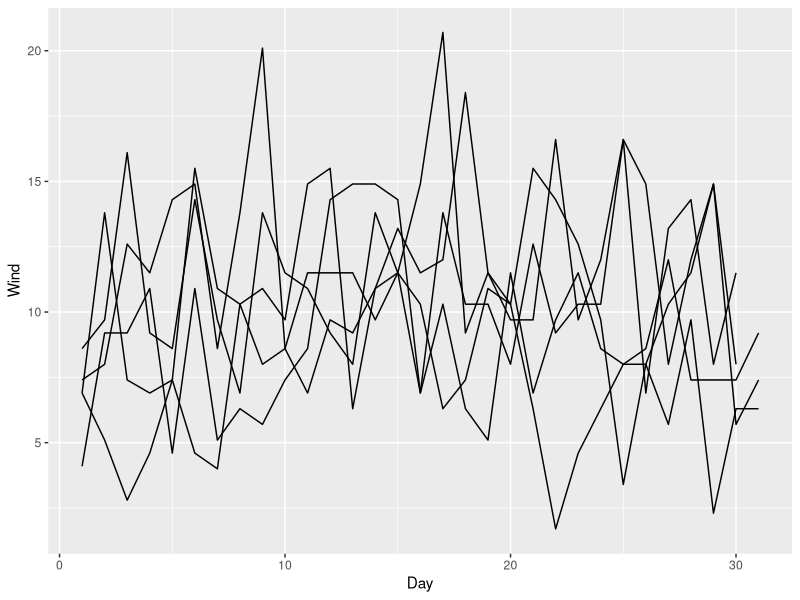
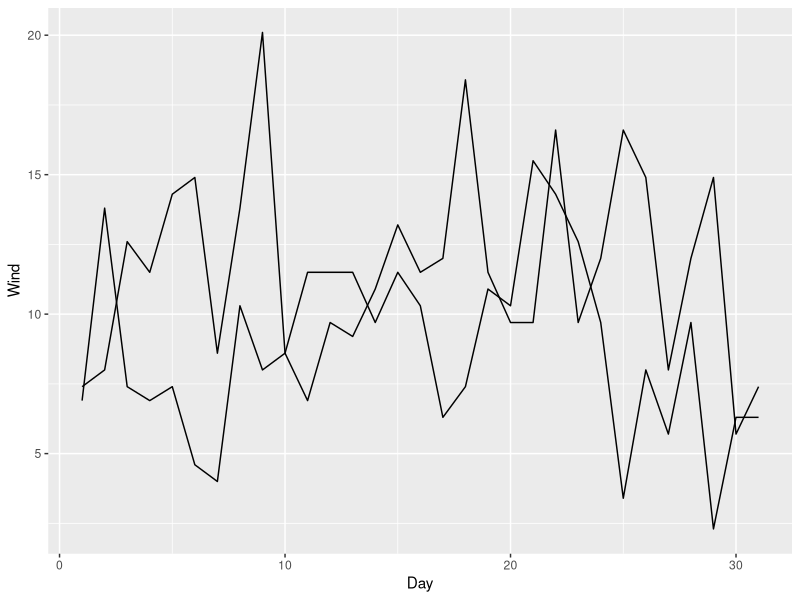
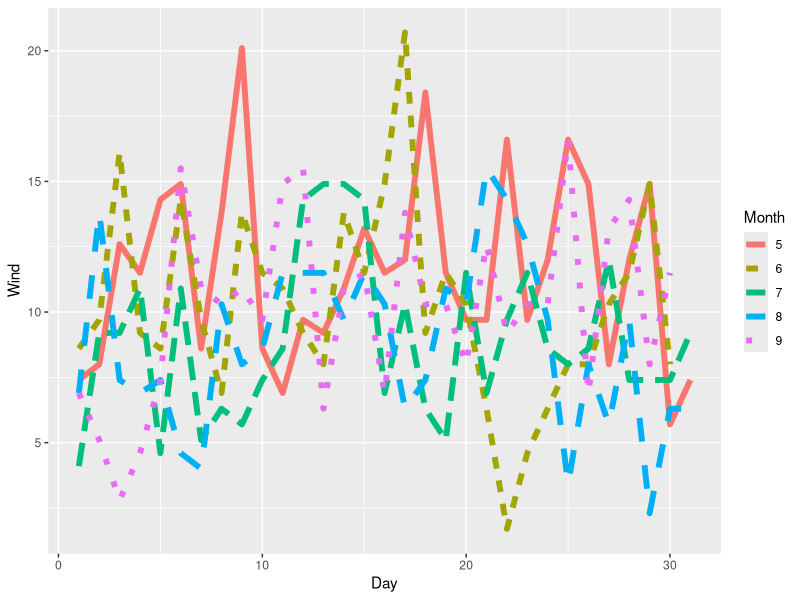
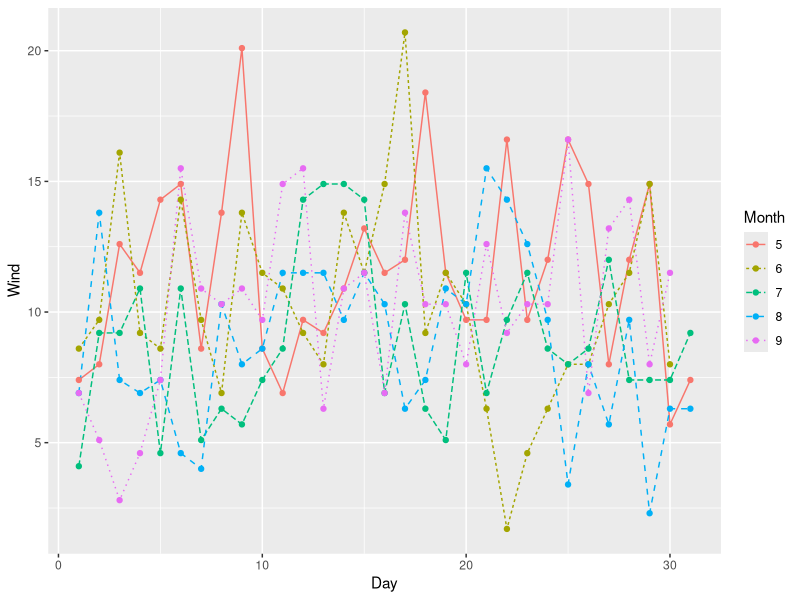
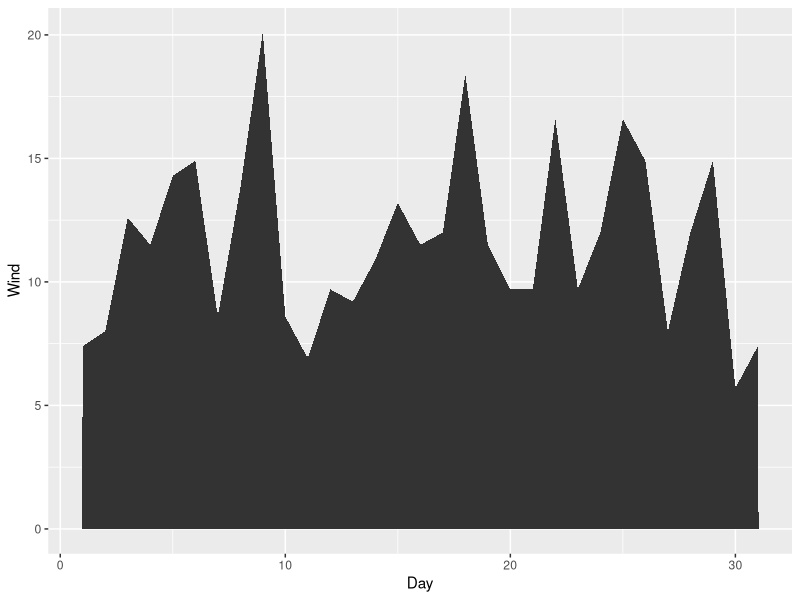
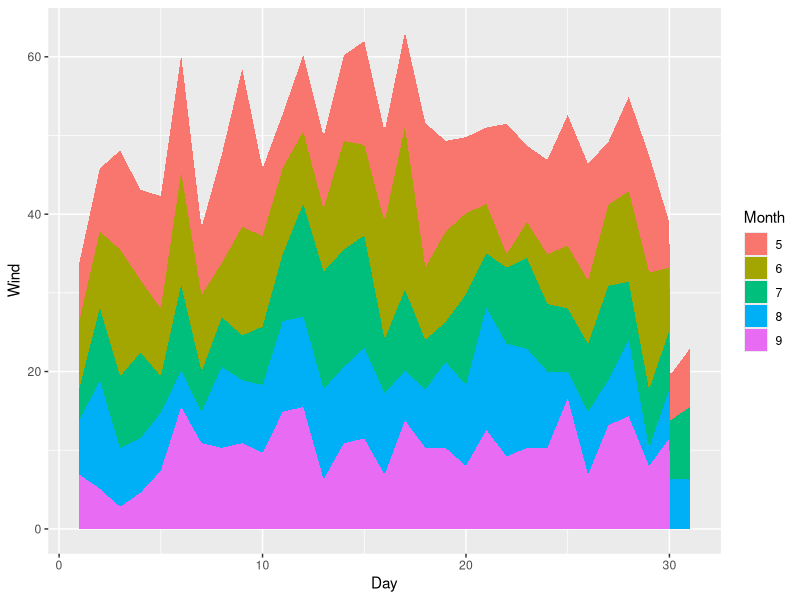
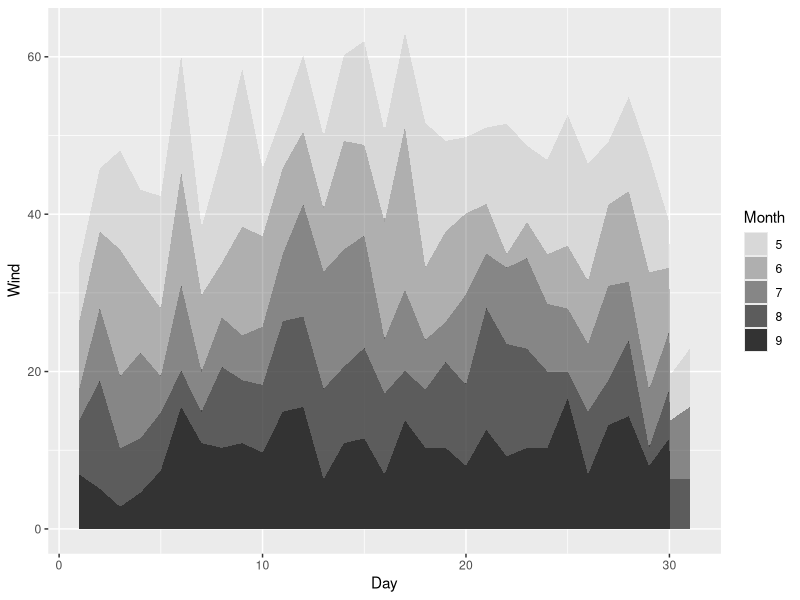
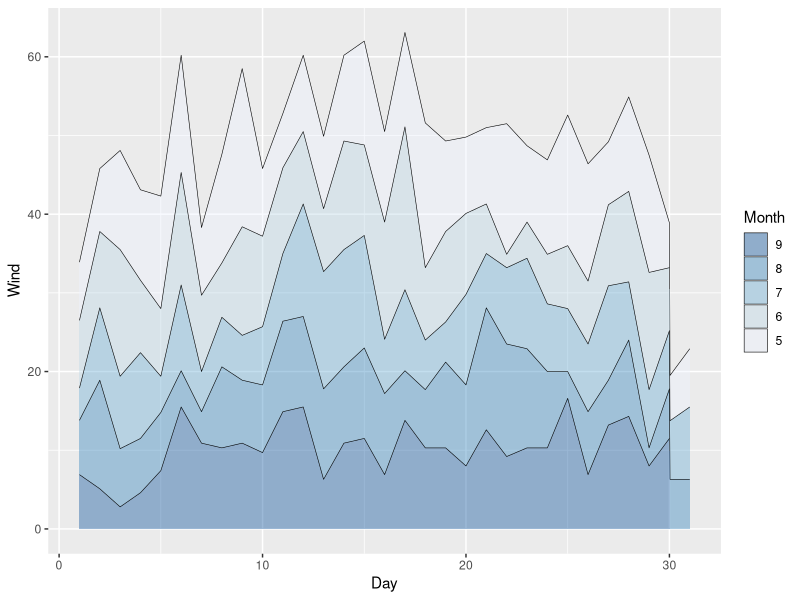

Recreate these plots in R, in order.
library(tidyverse)

data(airquality)

# 선형 그래프 그리기


ggplot(data=airquality, aes(x=Day, y=Wind, group=factor(Month))) +
  geom_line()


ggplot(data=airquality[airquality$Month %in% c(5,8),], aes(x=Day, y=Wind, group=factor(Month))) +
  geom_line()

airquality$Month <- factor(airquality$Month)
ggplot(airquality, aes(x=Day, y=Wind, group=Month, color=Month, linetype=Month)) +
  geom_line(lwd=2)

ggplot(airquality, aes(x=Day, y=Wind, group=Month, color=Month, linetype=Month)) +
  geom_line() +
  geom_point()


# 영역형 그래프 그리기

data(airquality)

ggplot(data=airquality[airquality$Month %in% c(5),], aes(x=Day, y=Wind, group=Month)) +
  geom_area()

ggplot(data=airquality, aes(x=Day, y=Wind, group=Month)) +
  geom_area(aes(fill=Month))

ggplot(data=airquality, aes(x=Day, y=Wind, group=Month)) +
  geom_area(aes(alpha=Month))

# 누적 영역형 그래프 그리기

ggplot(airquality,
       aes(x=Day, y=Wind, fill=Month, group=Month)) +
  geom_area(color="black", size=.2, alpha=.4) +
  scale_fill_brewer(palette="Blues", breaks=rev(levels(airquality$Month)))
